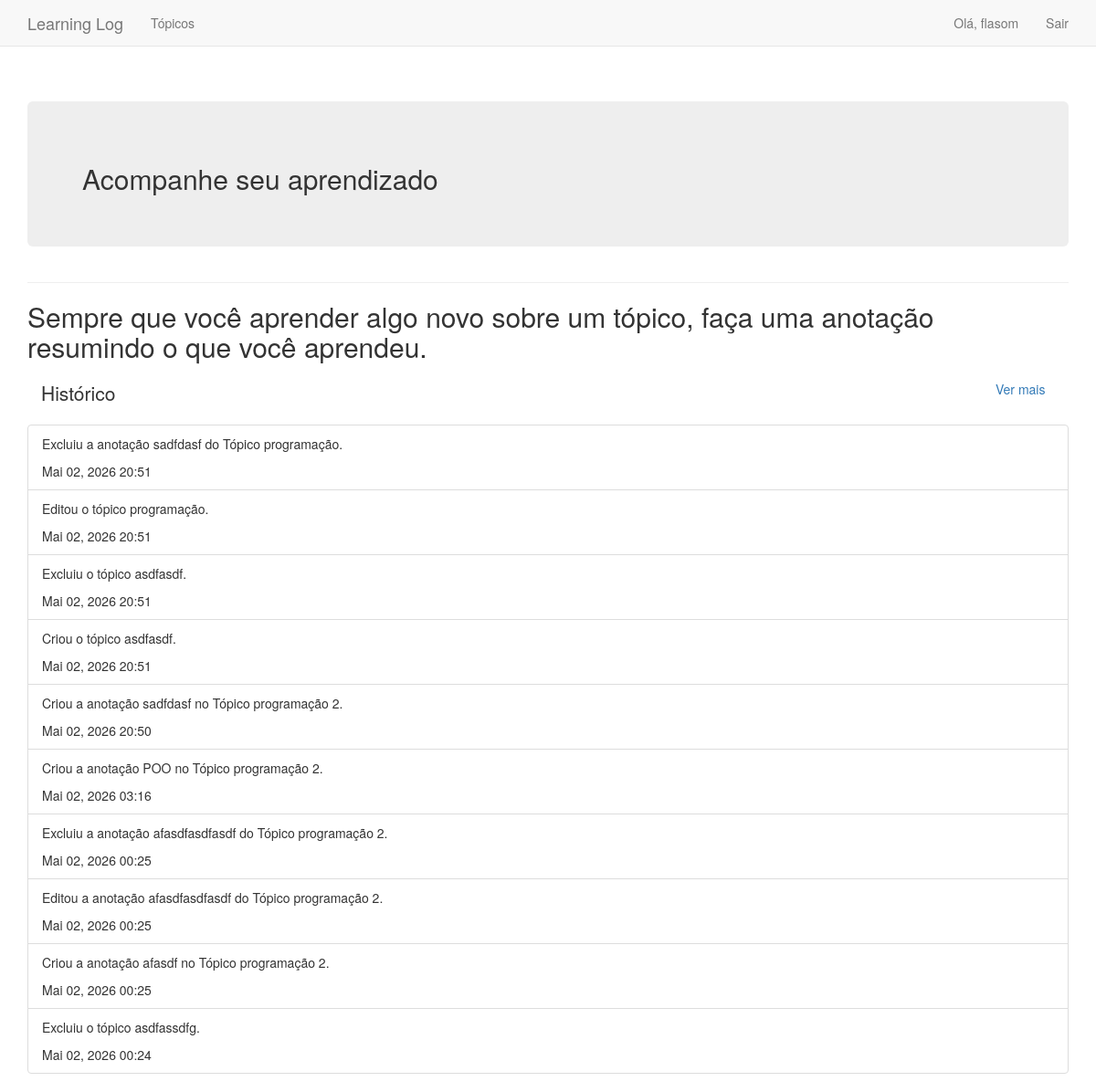
Screenshot of / (signed in) with the database file from the repository.
### learning_logs/models.py (models this page shows, shortened)
class History(models.Model):
    title = models.CharField(max_length=100)
    text = models.CharField(max_length=50)
    date_added = models.DateTimeField(auto_now_add=True)
    owner = models.ForeignKey(User, on_delete=models.CASCADE)
    class Meta:
        verbose_name_plural = 'histories'

### learning_logs/views.py (the view)
# urls.py: path('', views.index, name='index'),
def index(request):
    context = {'history': return_history(request)}
    return render(request, 'learning_logs/index.html', context)

### learning_logs/views.py (called while the page is built)
@login_required
def return_history(request):
    history = History.objects.filter(owner=request.user).all().order_by('-date_added')[:10]
    return history

### learning_logs/templates/learning_logs/index.html (shortened to what this page needs)
{% extends "learning_logs/base.html" %}
{% block header %}
<div class="jumbotron">
    <h2 class="text_justify">Acompanhe seu aprendizado</h2>
</div>
{% endblock header %}
{% block content %}
<h2>
    Sempre que você aprender algo novo sobre um tópico, faça uma anotação resumindo o que você aprendeu.
</h2>
<div>
    <div class="container row">
        <p class="col-md-11 text-left lead">Histórico</p>
        <a class="col-md-1 " href="{% url 'history' %}">Ver mais</a>
    </div>
    {% if user.is_authenticated %}
    <ul class="list-group">
        {% for action in history %}
        <li class="list-group-item">
            <div>
                <div>
                    {{action.title | linebreaks }}
                </div>
                <div>
                    {{ action.date_added | date:'M d, Y H:i' }}
                </div>
            </div>
        </li>
        {% empty %}
        <div>
            Não há registro.
        </div>
        {% endfor %}
    </ul>
</div>
{% endif %}
{% endblock content %}

### learning_logs/templates/learning_logs/base.html (shortened to what this page needs)
{% load bootstrap3 %}
<!DOCTYPE html>
<html lang="pt-br">
<head>
    {% bootstrap_css %}
</head>
<body>
    <nav class="navbar navbar-default navbar-static-top">
        <div class="container">
            <div class="navbar-header">
                <a class="navbar-brand" href="{% url 'index' %}">Learning Log</a>
            </div>
            <div class="collapse navbar-collapse" id="navbar">
                <ul class="nav navbar-nav">
                    <li><a href="{% url 'topics' %}">Tópicos</a></li>
                </ul>
                <ul class="nav navbar-nav navbar-right">
                    {% if user.is_authenticated %}
                    <li><a>Olá, {{ user.username }}</a></li>
                    <li><a href="{% url 'logout' %}">Sair</a></li>
                    {% else %}
                    <li><a href="{% url 'login' %}">Entrar</a></li>
                    <li><a href="{% url 'register' %}">Registrar</a></li>
                    {% endif %}
                </ul>
            </div>
        </div>
    </nav>
    <div class="container">
        <div class="page-header">
            {% block header %}{% endblock header %}
        </div>
        <div>
            {% block content %}{% endblock content %}
        </div>
    </div>
</body>
</html>

### rows the page displays
History: title "Excluiu a anotação sadfdasf do Tópico programação.", date_added "Mai 02, 2026 20:51"
History: title "Editou o tópico programação.", date_added "Mai 02, 2026 20:51"
History: title "Excluiu o tópico asdfasdf.", date_added "Mai 02, 2026 20:51"
History: title "Criou o tópico asdfasdf.", date_added "Mai 02, 2026 20:51"
History: title "Criou a anotação sadfdasf no Tópico programação 2.", date_added "Mai 02, 2026 20:50"
History: title "Criou a anotação POO no Tópico programação 2.", date_added "Mai 02, 2026 03:16"
History: title "Excluiu a anotação afasdfasdfasdf do Tópico programação 2.", date_added "Mai 02, 2026 00:25"
History: title "Editou a anotação afasdfasdfasdf do Tópico programação 2.", date_added "Mai 02, 2026 00:25"
History: title "Criou a anotação afasdf no Tópico programação 2.", date_added "Mai 02, 2026 00:25"
History: title "Excluiu o tópico asdfassdfg.", date_added "Mai 02, 2026 00:24"

### other values shown
{{ user.username }} "flasom"
